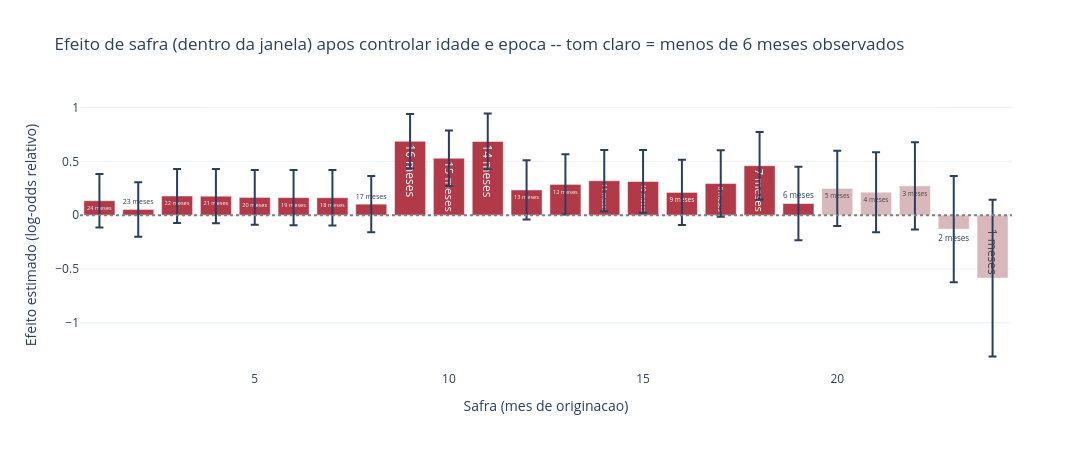

This figure's notebook cell:
### Markdown cell above
## 7. Isolando o efeito de safra (com alerta de credibilidade)

Ajuste com todo o histórico, agora incluindo as safras pré-janela como
dado adicional para as faixas de MOB alto (mais informação para o
`mob_bin`, o que ajuda a estimar melhor a curva de idade mesmo cedo no
histórico) -- mas o **ranking de efeito de safra exibido abaixo fica
restrito às safras dentro da janela** (1 a 24): são as únicas em que faz
sentido falar de "qualidade de subscrição" de forma acionável -- o
back-book herdado é o que é, não dá para agir retroativamente sobre ele.

### Code cell
FORMULA_MODELO_B = "entrantes_90mais ~ C(mob_bin) + macro_reportado + C(safra)" if USA_MACRO \
    else "entrantes_90mais ~ C(mob_bin) + C(safra)"

modelo_b = smf.glm(
    formula=FORMULA_MODELO_B, data=painel,
    family=sm.families.Poisson(), offset=np.log(painel["populacao_risco"]),
).fit()

safras_janela = list(range(1, N_SAFRAS + 1))
meses_observados_por_safra = painel.groupby("safra")["mob"].count()
efeitos = []
for s in safras_janela:
    nome_param = f"C(safra)[T.{s}]"
    if nome_param in modelo_b.params.index:
        coef, erro_padrao = modelo_b.params[nome_param], modelo_b.bse[nome_param]
    else:
        coef, erro_padrao = 0.0, 0.0
    efeitos.append(dict(safra=s, efeito=coef, erro_padrao=erro_padrao,
                         meses_observados=int(meses_observados_por_safra.get(s, 0))))

efeitos_df = pd.DataFrame(efeitos)
LIMIAR_CREDIVEL = 6
efeitos_df["credivel"] = efeitos_df["meses_observados"] >= LIMIAR_CREDIVEL
cores = np.where(efeitos_df["credivel"], "#B23A48", "#D9B8BC")

fig_safra = go.Figure()
fig_safra.add_trace(go.Bar(
    x=efeitos_df["safra"], y=efeitos_df["efeito"],
    error_y=dict(type="data", array=1.96 * efeitos_df["erro_padrao"], visible=True),
    marker_color=cores,
    text=[f"{m} meses" for m in efeitos_df["meses_observados"]],
    hovertemplate="Safra %{x}<br>Efeito: %{y:.3f}<br>%{text}<extra></extra>",
))
fig_safra.add_hline(y=0, line_dash="dot", line_color="gray")
fig_safra.update_layout(
    title=(f"Efeito de safra (dentro da janela) apos controlar idade e epoca -- tom claro = menos de "
           f"{LIMIAR_CREDIVEL} meses observados"),
    xaxis_title="Safra (mes de originacao)", yaxis_title="Efeito estimado (log-odds relativo)",
    template="plotly_white", width=1400, height=450,
)
fig_safra.show()

print("Safras com maior efeito estimado (entre as confiaveis):")
print(efeitos_df[efeitos_df["credivel"]].sort_values("efeito", ascending=False).head(6)
      [["safra", "efeito", "meses_observados"]])

### Figure 1 — Plotly figure (JSON) as saved in the notebook; plotly's stock layout.template omitted (floating-point values rounded to 4 significant figures)
{"data": [{"error_y": {"array": [0.249, 0.2524, 0.2502, 0.2518, 0.2536, 0.2561, 0.2582, 0.2621, 0.2519, 0.2587, 0.2594, 0.2747, 0.2796, 0.2845, 0.2913, 0.303, 0.309, 0.3136, 0.3417, 0.349, 0.3715, 0.4053, 0.4924, 0.7283], "type": "data", "visible": true}, "hovertemplate": "Safra %{x}<br>Efeito: %{y:.3f}<br>%{text}<extra></extra>", "marker": {"color": ["#B23A48", "#B23A48", "#B23A48", "#B23A48", "#B23A48", "#B23A48", "#B23A48", "#B23A48", "#B23A48", "#B23A48", "#B23A48", "#B23A48", "#B23A48", "#B23A48", "#B23A48", "#B23A48", "#B23A48", "#B23A48", "#B23A48", "#D9B8BC", "#D9B8BC", "#D9B8BC", "#D9B8BC", "#D9B8BC"]}, "text": ["24 meses", "23 meses", "22 meses", "21 meses", "20 meses", "19 meses", "18 meses", "17 meses", "16 meses", "15 meses", "14 meses", "13 meses", "12 meses", "11 meses", "10 meses", "9 meses", "8 meses", "7 meses", "6 meses", "5 meses", "4 meses", "3 meses", "2 meses", "1 meses"], "type": "bar", "x": [1, 2, 3, 4, 5, 6, 7, 8, 9, 10, 11, 12, 13, 14, 15, 16, 17, 18, 19, 20, 21, 22, 23, 24], "y": [0.1342, 0.05291, 0.1781, 0.176, 0.1647, 0.1631, 0.162, 0.1022, 0.6862, 0.5284, 0.6845, 0.2342, 0.2857, 0.3197, 0.3127, 0.2111, 0.2933, 0.4595, 0.108, 0.2485, 0.2131, 0.272, -0.1297, -0.5843]}], "layout": {"height": 450, "shapes": [{"line": {"color": "gray", "dash": "dot"}, "type": "line", "x0": 0, "x1": 1, "xref": "x domain", "y0": 0, "y1": 0, "yref": "y"}], "title": {"text": "Efeito de safra (dentro da janela) apos controlar idade e epoca -- tom claro = menos de 6 meses observados"}, "width": 1400, "xaxis": {"title": {"text": "Safra (mes de originacao)"}}, "yaxis": {"title": {"text": "Efeito estimado (log-odds relativo)"}}}}
